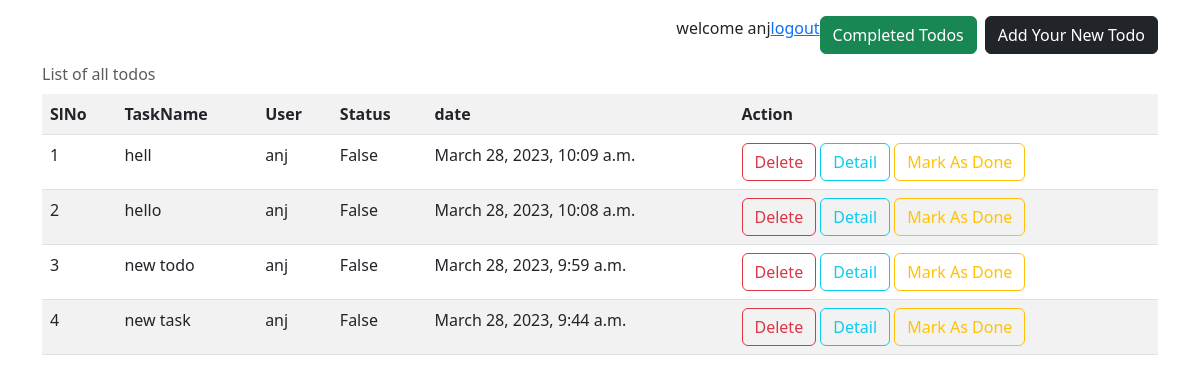
The app's page /todos/all (signed in) with its own data.
### tasks/models.py (models this page shows, shortened)
class Todo(models.Model):
    task_name=models.CharField(max_length=120)
    user=models.ForeignKey(User,on_delete=models.CASCADE)
    status=models.BooleanField(default=False)
    date=models.DateTimeField(auto_now_add=True)

### tasks/views.py (the view)
# urls.py: path("todos/all",views.TodoListView.as_view(),name="todo-list"),
class TodoListView(View):
    def get(self,request,*args,**kwargs):
        qs=Todo.objects.filter(status=False,user=request.user).order_by("-date")
        return render(request,"todo-list.html",{"todos":qs})

### tasks/templates/todo-list.html (shortened to what this page needs)
<!DOCTYPE html>
<html lang="en">
<head>
    <link href="https://cdn.jsdelivr.net/npm/bootstrap@5.3.0-alpha1/dist/css/bootstrap.min.css" rel="stylesheet">
  </head>
<body>
  <div class="container mt-3">
    <div class="d-flex justify-content-end">
      welcome {{request.user}}
      <a href="{%url 'signout'%}">logout</a>
      <a href="{%url 'todo-completed' %}" class="btn btn-success me-2">Completed Todos</a>
      <a href="{%url 'todo-add' %}" class="btn btn-dark">Add Your New Todo</a>
    </div>
    <table class="table table-striped">
      <caption class="caption-top">List of all todos</caption>
      <tr>
        <th>SlNo</th>
        <th>TaskName</th>
        <th>User</th>
        <th>Status</th>
        <th>date</th>
        <th>Action</th>
      </tr>
      {%for t in todos%}
        <tr>
          <td>{{forloop.counter}}</td>
          <td>{{t.task_name}}</td>
          <td>{{t.user}}</td>
          <td>{{t.status}}</td>
          <td>{{t.date}}</td>
         <td>
          <a href="{%url 'todo-delete' t.id %}" class="btn btn-outline-danger">Delete</a>
          <a href="{%url 'todo-detail' t.id %}" class="btn btn-outline-info">Detail</a>
          <a href="{%url 'todo-edit' t.id %}" class="btn btn-outline-warning">Mark As Done</a>
         </td>
        </tr>
      {%endfor%}
    </table>
  </div>
</body>
</html>

### records on screen
Todo: task_name "hell", user "anj", status "False", date "March 28, 2023, 10:09 a.m."
Todo: task_name "hello", user "anj", status "False", date "March 28, 2023, 10:08 a.m."
Todo: task_name "new todo", user "anj", status "False", date "March 28, 2023, 9:59 a.m."
Todo: task_name "new task", user "anj", status "False", date "March 28, 2023, 9:44 a.m."

### other values on screen
{{ request.user }} "anj"
